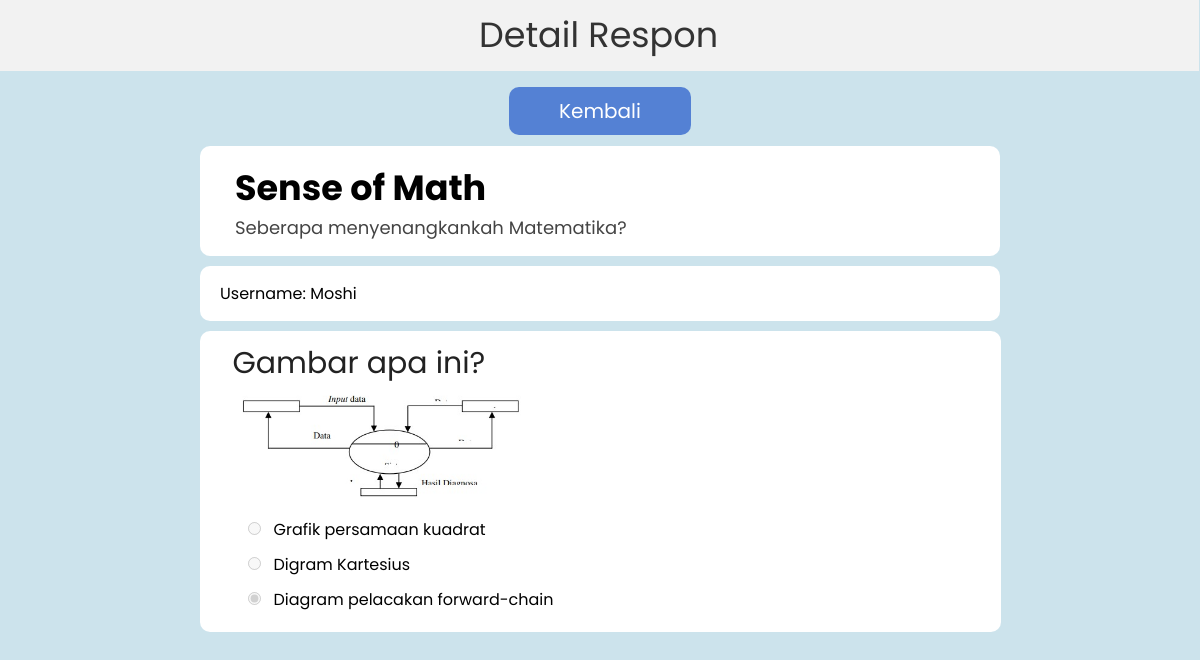
/detail.php?id=15&sid=63, run on the app's committed database.
### tables this page shows
CREATE TABLE `surveys` (
  `id` int(11) NOT NULL AUTO_INCREMENT,
  `user_id` int(11) DEFAULT NULL,
  `title` varchar(100) DEFAULT NULL,
  `description` varchar(500) DEFAULT NULL,
  PRIMARY KEY (`id`),
  KEY `user_id` (`user_id`),
  CONSTRAINT `surveys_ibfk_1` FOREIGN KEY (`user_id`) REFERENCES `users` (`id`)
);

CREATE TABLE `responses` (
  `id` int(11) NOT NULL AUTO_INCREMENT,
  `survey_id` int(11) DEFAULT NULL,
  `username` varchar(100) DEFAULT NULL,
  PRIMARY KEY (`id`),
  KEY `responses_ibfk_1` (`survey_id`),
  CONSTRAINT `responses_ibfk_1` FOREIGN KEY (`survey_id`) REFERENCES `surveys` (`id`) ON DELETE CASCADE
);

CREATE TABLE `questions` (
  `id` int(11) NOT NULL AUTO_INCREMENT,
  `survey_id` int(11) DEFAULT NULL,
  `question` varchar(500) DEFAULT NULL,
  `answer_type` varchar(100) DEFAULT NULL,
  `image` varchar(100) DEFAULT NULL,
  PRIMARY KEY (`id`),
  KEY `questions_ibfk_1` (`survey_id`),
  CONSTRAINT `questions_ibfk_1` FOREIGN KEY (`survey_id`) REFERENCES `surveys` (`id`) ON DELETE CASCADE
);

CREATE TABLE `answer_options` (
  `id` int(11) NOT NULL AUTO_INCREMENT,
  `question_id` int(11) DEFAULT NULL,
  `option` varchar(100) DEFAULT NULL,
  PRIMARY KEY (`id`),
  KEY `answer_options_ibfk_1` (`question_id`),
  CONSTRAINT `answer_options_ibfk_1` FOREIGN KEY (`question_id`) REFERENCES `questions` (`id`) ON DELETE CASCADE
);

### functions.php (called while the page is built, shortened)
<?php
$conn = mysqli_connect("localhost", "root", "", "survei_db");
function query($query) {
    global $conn;
    $result = mysqli_query($conn, $query);
    $rows = [];
    while ($row = mysqli_fetch_assoc($result)) {
        $rows[] = $row;
    }
    return $rows;
}
?>

### detail.php (the view, shortened to what this page needs)
<?php
require "functions.php";
$responseId = $_GET["id"];
$surveyId = $_GET["sid"];
$survey = query("SELECT * FROM surveys WHERE id = $surveyId")[0];
$responden = query("SELECT * FROM responses WHERE id = $responseId")[0];
$questions = query(("SELECT * FROM questions WHERE survey_id = $surveyId"));
$responsesAndAnswers = query("SELECT * FROM responses JOIN answers ON answers.response_id = responses.id WHERE responses.id = $responseId");
$jawabanNo = 0;
?>
<!DOCTYPE html>
<html lang="en">
<head>
    <link rel="stylesheet" type="text/css" href="style.css">
</head>
<body>
    <div class="header">
        <a class="header-judul">Detail Respon</a>
    </div>
    <div class="kontainer-home">
        <a href="response.php?id=<?= $surveyId; ?>" class="btn-basic">Kembali</a>
    </div>
    <div class="kontainer-title">
        <a class="teks-judulfill"><?= $survey["title"]; ?></a> <br>
        <a class="teks-deskfill"><?= $survey["description"]; ?></a>
    </div>
    <div class="kontainer-title">
        <a>Username: <?= $responden["username"]; ?></a>
    </div>
    <?php foreach ($questions as $row): ?>
        <div class="kontainer-surveijawab">
            <a class="teks-pertanyaan"><?= $row["question"]; ?></a> <br>
            <?php
                if ($row["image"] != "") {
            ?>
                    <div>
                        <img src="img/<?= $row["image"]; ?>" alt="" width="300">
                    </div>
            <?php
                }
            ?>
            <?php
                $questionId = $row["id"];
                $shortAnswers = query("SELECT * FROM answer_short WHERE question_id = $questionId");
                $optionAnswers = query("SELECT * FROM answer_options WHERE question_id = $questionId");
                if (count($shortAnswers) != 0) {
            ?>
                   <a class="teks-jawabanshort"><?= $responsesAndAnswers[$jawabanNo]["answer"]; ?></a>
            <?php
                }
                else if (count($optionAnswers) != 0) {
                    foreach ($optionAnswers as $x) {
                        if ($x["option"] == $responsesAndAnswers[$jawabanNo]["answer"]) {
            ?>
                            <span><input type="radio" class="answer-choice-button" name="option" value="<?= $x["option"]; ?>" disabled checked><a class="teks-opsi"><?= $x["option"]; ?></a></span>
            <?php
                        } else {
            ?>
                            <input type="radio" class="answer-choice-button" name="option" value="<?= $x["option"]; ?>" disabled><a class="teks-opsi"><?= $x["option"]; ?></a>
            <?php
                        }
            ?>
                        <br>
            <?php
                    }
                }
                $jawabanNo++;
            ?>
        </div>
    <?php endforeach; ?>
</body>
</html>

### style.css (style rules this page uses)
body { background-color: #cce3ec; font-family: 'Poppins', sans-serif; }
.header { background-color: #f2f2f2; padding: 10px; margin-top: -10px; margin-left: -10px; margin-right: -7px; text-align: center; margin-bottom: 5px; }
.header-judul { font-size: 35px; color: #333; }
.btn-basic { padding: 10px 50px; font-size: 20px; border: 0px; border-radius: 10px; background-color:rgb(84, 129, 212); color: #fff; text-align: center; cursor: pointer; text-decoration: none; }
.answer-choice-button { margin-top: 15px; margin-left: 15px; margin-bottom: 5px; }
.kontainer-home { width: 800px; margin: auto; padding-block: 20px; text-align: center; }
.kontainer-title { width: 760px; margin: auto; background-color: #ffffff; padding-block: 15px; padding-inline: 20px; border-radius: 10px; margin-bottom: 10px; }
.teks-judulfill { font-size: 35px; font-weight: bold; padding-inline: 15px; }
.teks-deskfill { font-size: 18px; color:#444; padding-inline: 15px; }
.kontainer-surveijawab { width: 735px; margin: auto; padding-top: 10px; padding-bottom: 20px; padding-inline: 33px; background-color: #ffffff; border-radius: 10px; margin-bottom: 10px; }
.teks-pertanyaan { font-size: 30px; color: #222; }
.teks-opsi { margin-left: 10px; }

### data on the page
surveys: title "Sense of Math", description "Seberapa menyenangkankah Matematika?"
responses: username "Moshi"
questions: question "Gambar apa ini?", image (picture)
answer_options: option "Grafik persamaan kuadrat"
answer_options: option "Digram Kartesius"
answer_options: option "Diagram pelacakan forward-chain"
